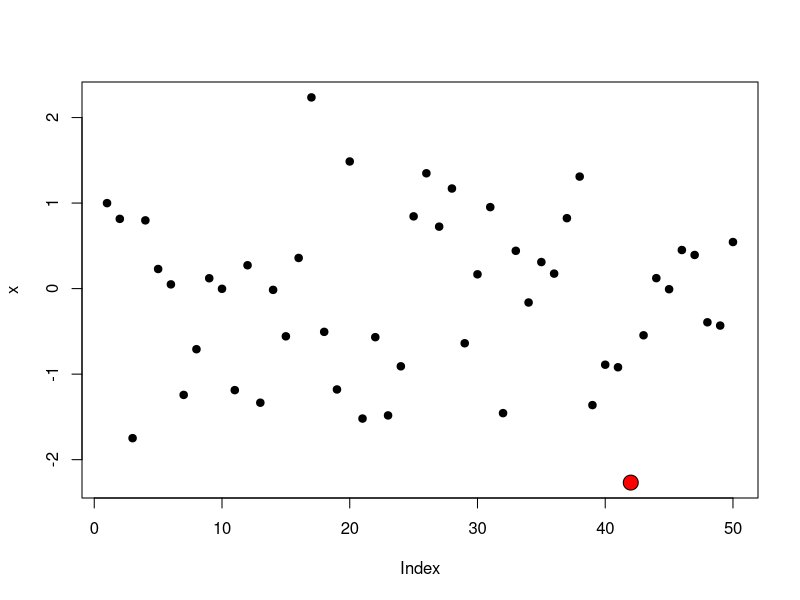

This figure's R source:
x <- rnorm(50)
windows()
plot(x, pch = 21, bg = "Black")
ind <- which.min(x)
x[ind]
points(ind,x[ind], pch = 21, bg = "Red", cex = 2)


# 200 = qbinom(1-0.02,n,0.95)
qbinom(1-0.02,200:210,0.95)
